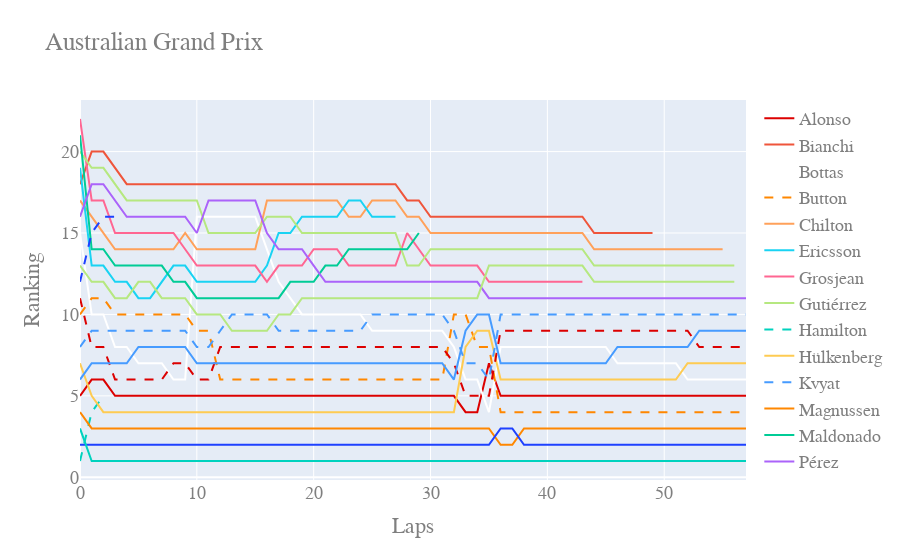
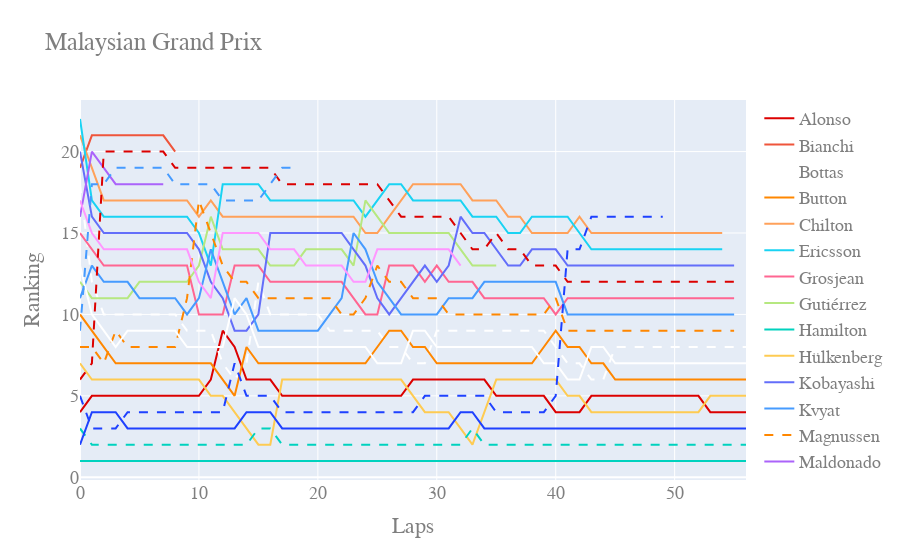
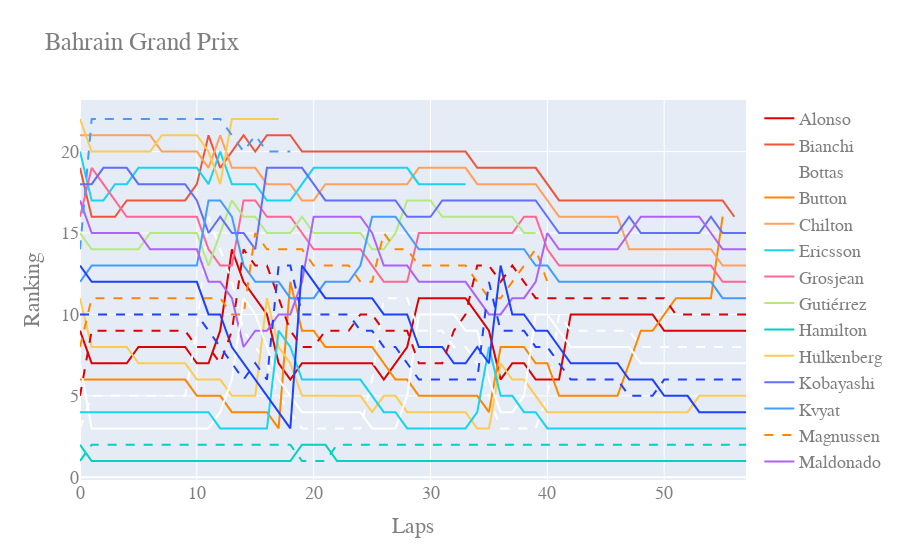
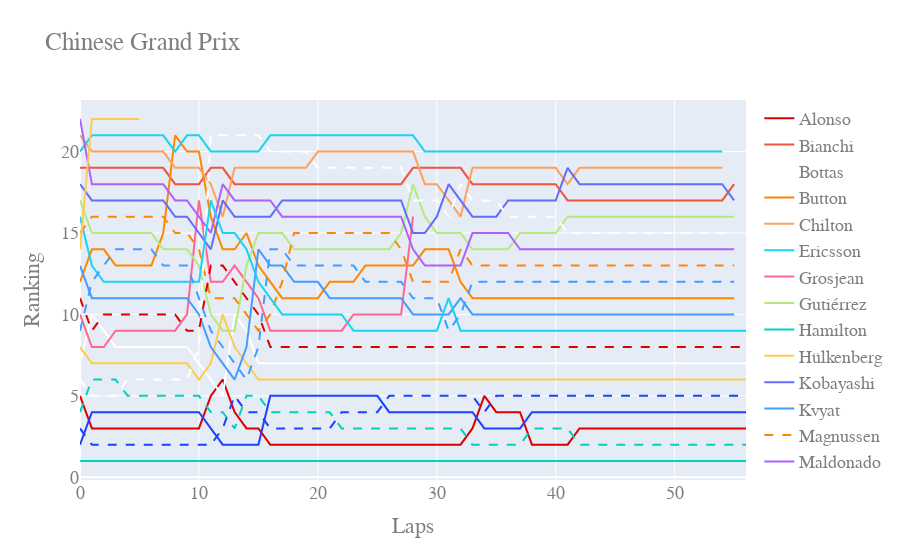

Notebook cell for these charts, in order:
### Code cell
for i in range(900,1031):
    get_results_race(i)
